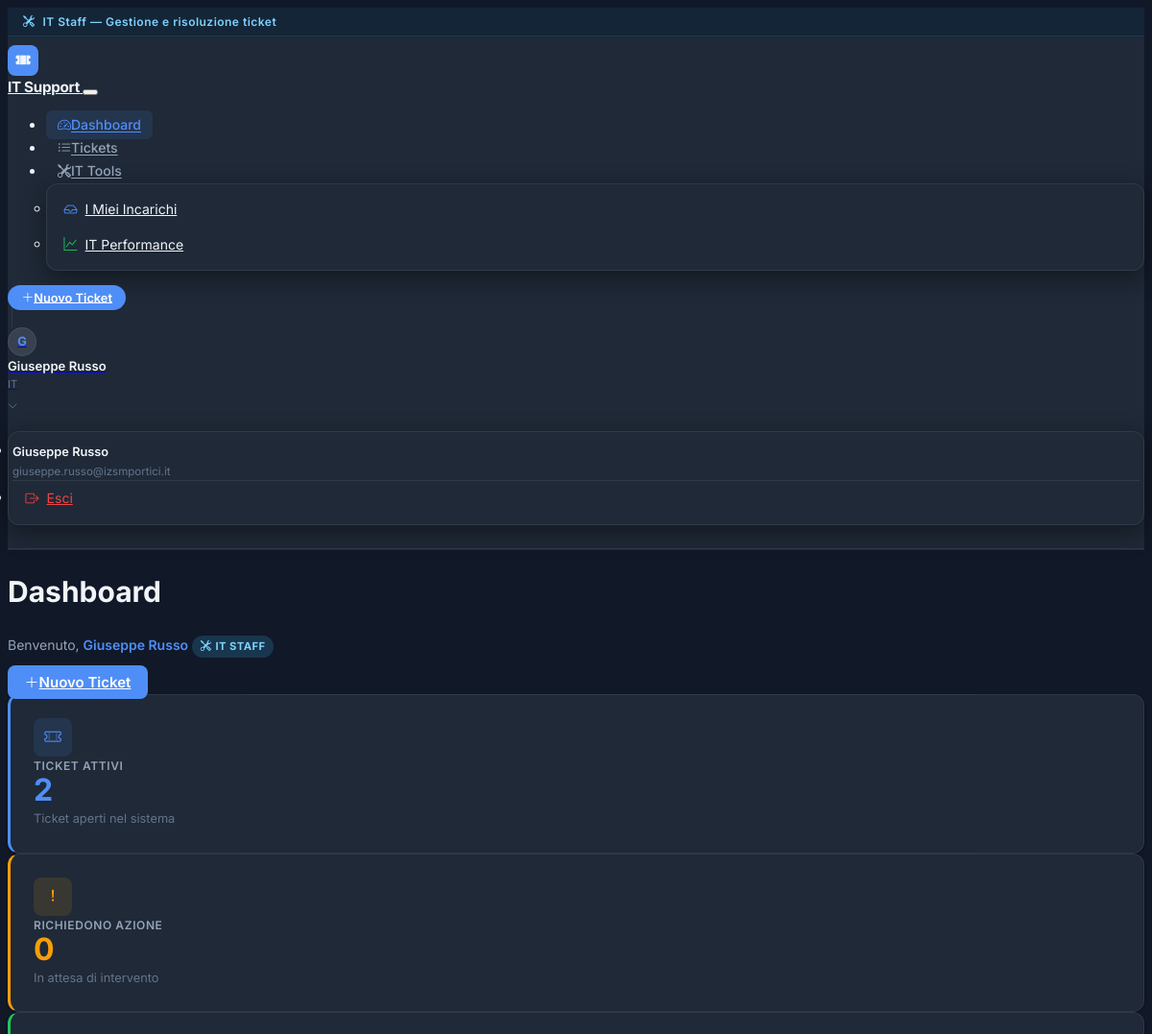
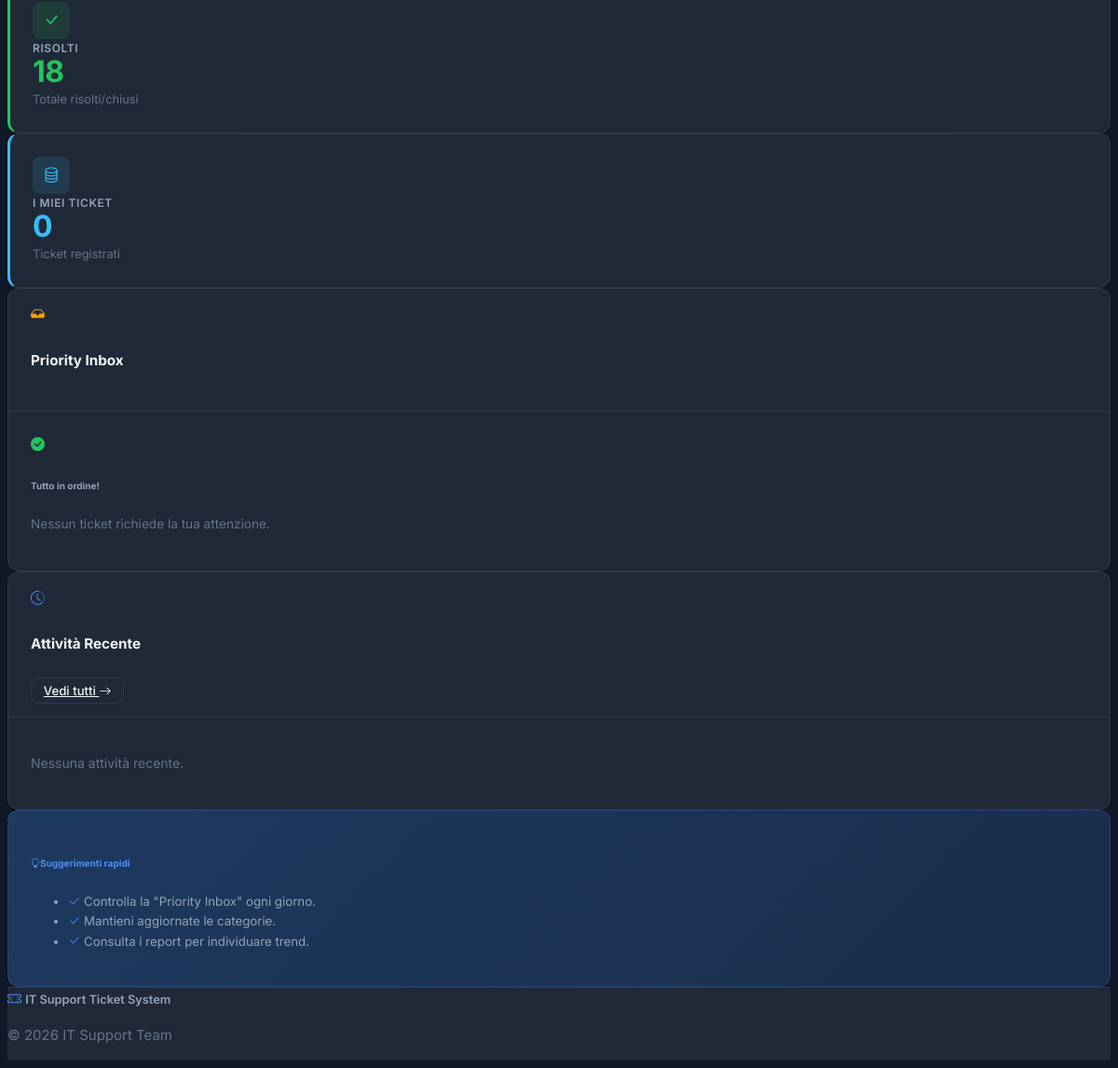
/dashboard (signed in), run on an earlier commit of the app's database (2 pictures, top to bottom).
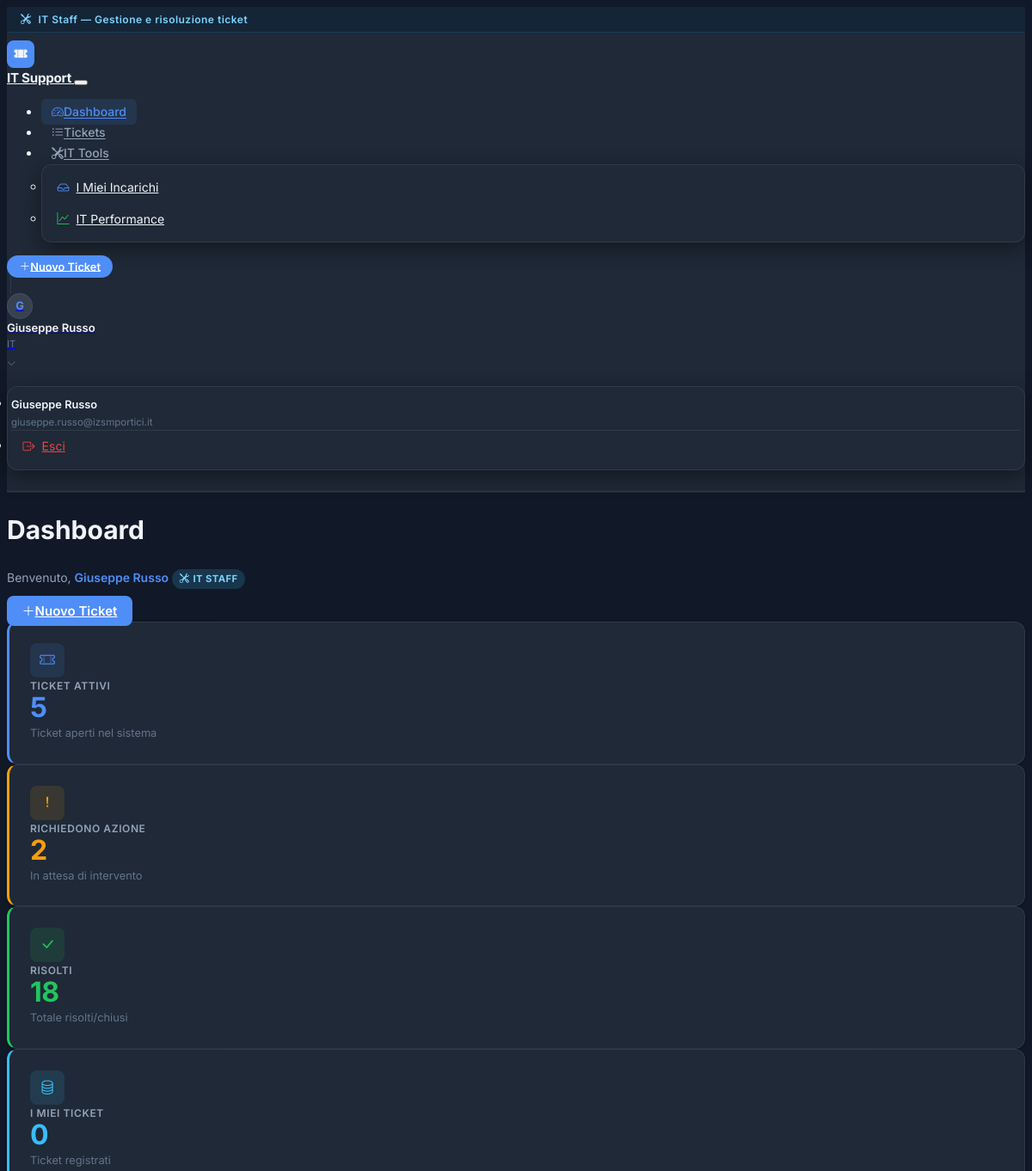
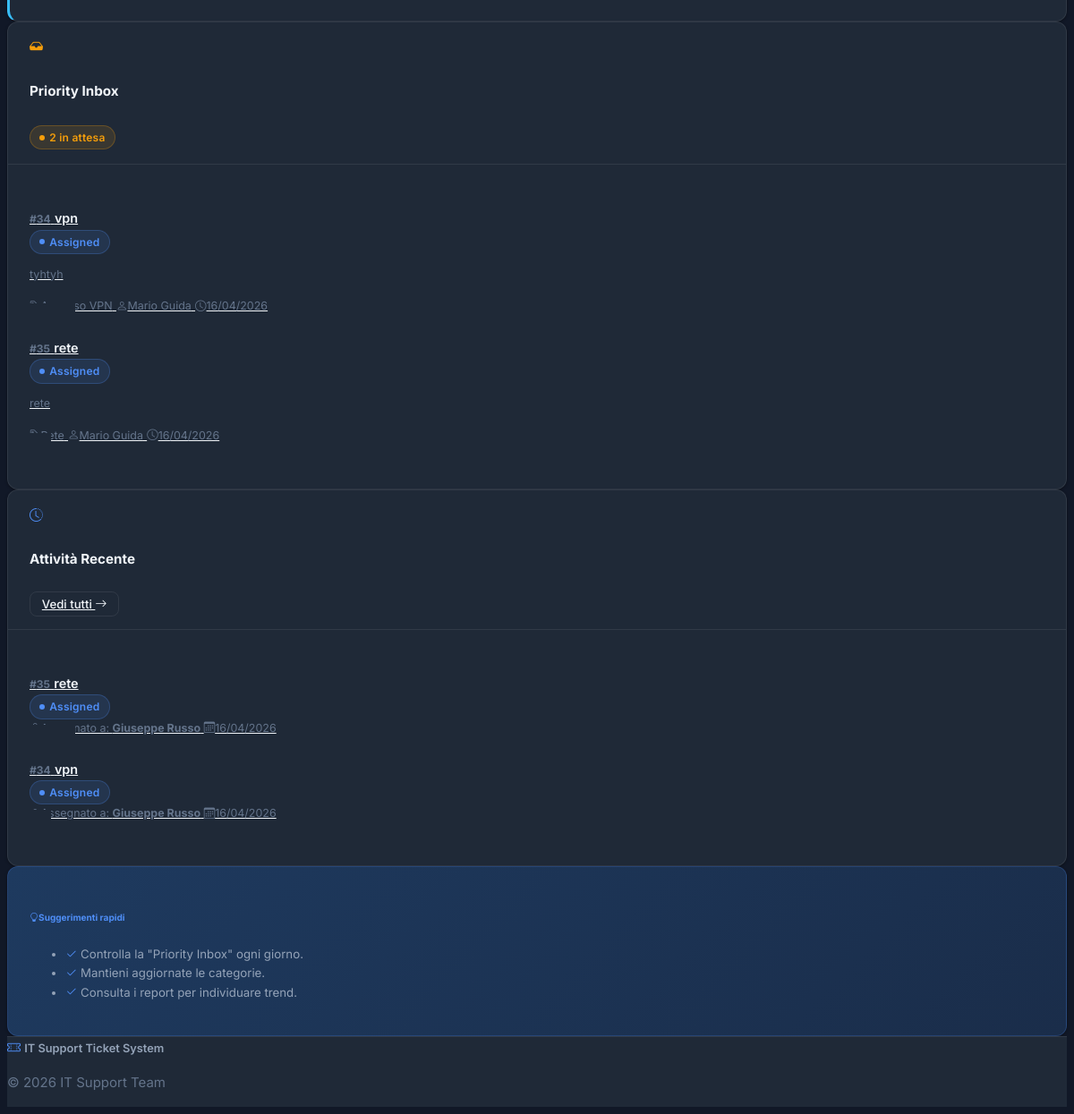
And on a later commit of the database (2 pictures, top to bottom).
### models.py (models this page shows, shortened)
class Ticket(db.Model):
    id = db.Column(db.Integer, primary_key=True)
    title = db.Column(db.String(100), nullable=False)
    description = db.Column(db.Text, nullable=False)
    created_at = db.Column(db.DateTime, default=datetime.utcnow)
    updated_at = db.Column(db.DateTime, default=datetime.utcnow, onupdate=datetime.utcnow)
    status = db.Column(db.Enum(TicketStatus), default=TicketStatus.NEW)
    creator_id = db.Column(db.Integer, db.ForeignKey('user.id'), nullable=False)
    category_id = db.Column(db.Integer, db.ForeignKey('category.id'), nullable=False)
    assignee_id = db.Column(db.Integer, db.ForeignKey('user.id'), nullable=True)
    approver_id = db.Column(db.Integer, db.ForeignKey('user.id'), nullable=True)
    dept_manager_approver_id = db.Column(db.Integer, db.ForeignKey('user.id'), nullable=True)
    department_id = db.Column(db.Integer, db.ForeignKey('department.id'), nullable=True)
    comments = db.relationship('Comment', backref='ticket', cascade='all, delete-orphan', lazy='dynamic')
    attachments = db.relationship('Attachment', backref='ticket', cascade='all, delete-orphan', lazy='dynamic')

class Category(db.Model):
    id = db.Column(db.Integer, primary_key=True)
    name = db.Column(db.String(100), unique=True, nullable=False)
    description = db.Column(db.Text)
    requires_approval = db.Column(db.Boolean, default=False)
    tickets = db.relationship('Ticket', backref='category_rel', lazy='dynamic')

class User(UserMixin, db.Model):
    __tablename__ = 'user'
    __table_args__ = {'extend_existing': True}
    id = db.Column(db.Integer, primary_key=True)
    username = db.Column(db.String(64), unique=True, nullable=False)
    email = db.Column(db.String(120), unique=True, nullable=False)
    password_hash = db.Column(db.String(256), nullable=False)
    role = db.Column(db.Enum(UserRole), default=UserRole.USER, nullable=False)
    department_id = db.Column(db.Integer, db.ForeignKey('department.id'))
    managed_department_id = db.Column(db.Integer, db.ForeignKey('department.id'), nullable=True)
    created_at = db.Column(db.DateTime, default=datetime.utcnow)
    is_active = db.Column(db.Boolean, default=True)
    created_tickets = db.relationship('Ticket', backref='creator', foreign_keys='Ticket.creator_id', lazy='dynamic')
    assigned_tickets = db.relationship('Ticket', backref='assignee', foreign_keys='Ticket.assignee_id', lazy='dynamic')
    approved_tickets = db.relationship('Ticket', backref='approver', foreign_keys='Ticket.approver_id', lazy='dynamic')
    comments = db.relationship('Comment', backref='author', lazy='dynamic')
    def is_admin(self):
        return self.role == UserRole.ADMIN
    def is_it(self):
        return self.role == UserRole.IT or self.role == UserRole.ADMIN
    def is_dept_manager(self):
        return self.role == UserRole.DEPT_MANAGER or self.role == UserRole.ADMIN
    def is_manager(self):
        return self.role == UserRole.MANAGER or self.role == UserRole.ADMIN

### routes.py (the view, shortened to what this page needs)
    @app.route('/dashboard')
    @login_required
    def dashboard():
        user_role = current_user.role
        if user_role == UserRole.USER:
            recent_tickets = Ticket.query.filter_by(creator_id=current_user.id).order_by(Ticket.created_at.desc()).limit(5).all()
            tickets_await_action = Ticket.query.filter_by(creator_id=current_user.id, status=TicketStatus.WAITING_USER).all()
        elif current_user.role == UserRole.MANAGER:
            recent_tickets = Ticket.query.filter(
                Ticket.status == TicketStatus.AWAITING_IT_MANAGER_APPROVAL
            ).order_by(Ticket.created_at.desc()).limit(5).all()
            tickets_await_action = Ticket.query.filter_by(status=TicketStatus.AWAITING_IT_MANAGER_APPROVAL).all()
        elif user_role == UserRole.IT:
            recent_tickets = Ticket.query.filter(
                or_(
                    Ticket.assignee_id == current_user.id,
                    and_(
                        Ticket.assignee_id == None,
                        Ticket.status == TicketStatus.APPROVED
                    )
                )
            ).order_by(Ticket.created_at.desc()).limit(5).all()
            tickets_await_action = Ticket.query.filter(
                or_(
                    and_(
                        Ticket.assignee_id == current_user.id,
                        Ticket.status.in_([TicketStatus.ASSIGNED, TicketStatus.IN_PROGRESS])
                    ),
                    and_(
                        Ticket.assignee_id == None,
                        Ticket.status == TicketStatus.APPROVED
                    )
                )
            ).all()
        status_counts = get_ticket_status_counts()
        return render_template(
            'dashboard.html',
            recent_tickets=recent_tickets,
            tickets_await_action=tickets_await_action,
            status_counts=status_counts
        )

### models.py (called while the page is built)
@login_manager.user_loader
def load_user(user_id):
    return User.query.get(int(user_id))

### utils.py (called while the page is built)
def get_ticket_status_counts():
    status_counts = {}
    for status in TicketStatus:
        count = Ticket.query.filter_by(status=status).count()
        status_counts[status.value] = count
    return status_counts

### templates/dashboard.html (shortened to what the changed rows need)
{% extends "base.html" %}
{% block content %}
<div class="animate-fade-in">
    <div class="d-flex flex-wrap justify-content-between align-items-center gap-3 mb-4">
        <div>
            <h1 class="h4 fw-bold mb-1">Dashboard</h1>
        </div>
    </div>
    <div class="row g-3 mb-4">
        <div class="col-sm-6 col-xl-3">
            <div class="card stat-card stat-primary h-100">
                <div class="card-body d-flex align-items-center gap-3">
                    <div>
                        <div class="stat-label">Ticket Attivi</div>
                        <div class="stat-value" style="color:var(--color-accent)">
                            {{ status_counts.get('New', 0) + status_counts.get('In Progress', 0) +
                               status_counts.get('Waiting for User', 0) + status_counts.get('Assigned', 0) }}
                        </div>
                        <div class="stat-sub">Ticket aperti nel sistema</div>
                    </div>
                </div>
            </div>
        </div>
        <div class="col-sm-6 col-xl-3">
            <div class="card stat-card stat-warning h-100">
                <div class="card-body d-flex align-items-center gap-3">
                    <div>
                        <div class="stat-label">Richiedono Azione</div>
                        <div class="stat-value" style="color:var(--color-warning)">{{ tickets_await_action|length }}</div>
                        <div class="stat-sub">In attesa di intervento</div>
                    </div>
                </div>
            </div>
        </div>
                            {% set total = 0 %}
                            {% for count in status_counts.values() %}{% set total = total + count %}{% endfor %}
    </div>
    <div class="row g-4">
        <div class="col-lg-8">
            <div class="card mb-4">
                <div class="card-header d-flex justify-content-between align-items-center">
                    <div class="d-flex align-items-center gap-2">
                        <i class="bi bi-inbox-fill" style="color:var(--color-warning)"></i>
                        <h5 class="mb-0 fw-bold" style="font-size:0.95rem">Priority Inbox</h5>
                    </div>
                    {% if tickets_await_action %}
                    <span class="status-badge status-awaiting">{{ tickets_await_action|length }} in attesa</span>
                    {% endif %}
                </div>
                <div class="card-body p-0">
                    {% if tickets_await_action %}
                    <div class="list-group list-group-flush">
                        {% for ticket in tickets_await_action %}
                        <a href="{{ url_for('ticket_detail', ticket_id=ticket.id) }}"
                            class="list-group-item list-group-item-action inbox-item px-4 py-3">
                            <div class="d-flex justify-content-between align-items-start mb-1">
                                <div>
                                    <span class="inbox-id me-2">#{{ ticket.id }}</span>
                                    <span class="inbox-title">{{ ticket.title }}</span>
                                </div>
                                {% if 'APPROVAL' in ticket.status.name %}
                                <span class="status-badge status-awaiting">{{ ticket.status.value }}</span>
                                {% elif ticket.status.name == 'NEW' %}
                                <span class="status-badge status-new">{{ ticket.status.value }}</span>
                                {% elif ticket.status.name == 'ASSIGNED' %}
                                <span class="status-badge status-assigned">{{ ticket.status.value }}</span>
                                {% else %}
                                <span class="status-badge status-pending">{{ ticket.status.value }}</span>
                                {% endif %}
                            </div>
                            <p class="inbox-meta mb-2 text-truncate">{{ ticket.description }}</p>
                            <div class="d-flex align-items-center gap-3">
                                <span class="inbox-meta"><i class="bi bi-tag me-1"></i>{{ ticket.category_rel.name }}</span>
                                <span class="inbox-meta"><i class="bi bi-person me-1"></i>{{ ticket.creator.username }}</span>
                                <span class="inbox-meta ms-auto"><i class="bi bi-clock me-1"></i>{{ ticket.created_at.strftime('%d/%m/%Y') }}</span>
                            </div>
                        </a>
                        {% endfor %}
                    </div>
                    {% else %}
                    <div class="text-center py-5">
                        <i class="bi bi-check-circle-fill display-5" style="color:var(--color-success)"></i>
                        <h6 class="mt-3 mb-1" style="color:var(--text-secondary)">Tutto in ordine!</h6>
                        <p class="mb-0" style="font-size:0.85rem; color:var(--text-muted)">
                            Nessun ticket richiede la tua attenzione.
                        </p>
                    </div>
                    {% endif %}
                </div>
            </div>
            <div class="card">
                <div class="card-body p-0">
                    {% if recent_tickets %}
                    <div class="list-group list-group-flush">
                        {% for ticket in recent_tickets %}
                        <a href="{{ url_for('ticket_detail', ticket_id=ticket.id) }}"
                            class="list-group-item list-group-item-action inbox-item px-4 py-3">
                            <div class="d-flex justify-content-between align-items-center mb-1">
                                <div>
                                    <span class="inbox-id me-2">#{{ ticket.id }}</span>
                                    <span class="inbox-title">{{ ticket.title }}</span>
                                </div>
                                {% if ticket.status.name == 'RESOLVED' %}
                                <span class="status-badge status-resolved">{{ ticket.status.value }}</span>
                                {% elif ticket.status.name == 'CLOSED' %}
                                <span class="status-badge status-closed">{{ ticket.status.value }}</span>
                                {% elif ticket.status.name == 'REJECTED' or ticket.status.name == 'REJECTED_BY_DEPT_MANAGER' %}
                                <span class="status-badge status-rejected">{{ ticket.status.value }}</span>
                                {% elif ticket.status.name == 'IN_PROGRESS' %}
                                <span class="status-badge status-in-progress">{{ ticket.status.value }}</span>
                                {% elif ticket.status.name == 'ASSIGNED' %}
                                <span class="status-badge status-assigned">{{ ticket.status.value }}</span>
                                {% elif 'APPROVAL' in ticket.status.name %}
                                <span class="status-badge status-awaiting">{{ ticket.status.value }}</span>
                                {% elif ticket.status.name == 'WAITING_USER' %}
                                <span class="status-badge status-waiting-user">{{ ticket.status.value }}</span>
                                {% else %}
                                <span class="status-badge status-new">{{ ticket.status.value }}</span>
                                {% endif %}
                            </div>
                            <div class="inbox-meta">
                                {% if ticket.assignee %}
                                <i class="bi bi-person-check me-1"></i>Assegnato a: <strong>{{ ticket.assignee.username }}</strong>
                                {% else %}
                                <i class="bi bi-person-dash me-1"></i>Non assegnato
                                {% endif %}
                                <span class="ms-3"><i class="bi bi-calendar3 me-1"></i>{{ ticket.created_at.strftime('%d/%m/%Y') }}</span>
                            </div>
                        </a>
                        {% endfor %}
                    </div>
                    {% else %}
                    <div class="text-center py-4">
                        <p class="mb-0" style="color:var(--text-muted); font-size:0.875rem">Nessuna attività recente.</p>
                    </div>
                    {% endif %}
                </div>
            </div>
        </div>
    </div>
</div>
{% endblock %}

What changed in the data, as far as the page shows it:
added Ticket: id "34", title "vpn", status.value "Assigned", description "tyhtyh", category_rel.name "Accesso VPN", creator.username "Mario Guida", created_at "16/04/2026", assignee.username "Giuseppe Russo"
added Ticket: id "35", title "rete", status.value "Assigned", description "rete", category_rel.name "Rete", creator.username "Mario Guida", created_at "16/04/2026", assignee.username "Giuseppe Russo"
Also different on the page:
{{ tickets_await_action|length }}: "0" → "2"
{{ tickets_await_action|length }}: (not shown) → "2"
text no longer shown: "2 Tutto in ordine! Nessun ticket richiede la tua attenzione. Nessuna attività recente."
text now shown: "5 in attesa"
